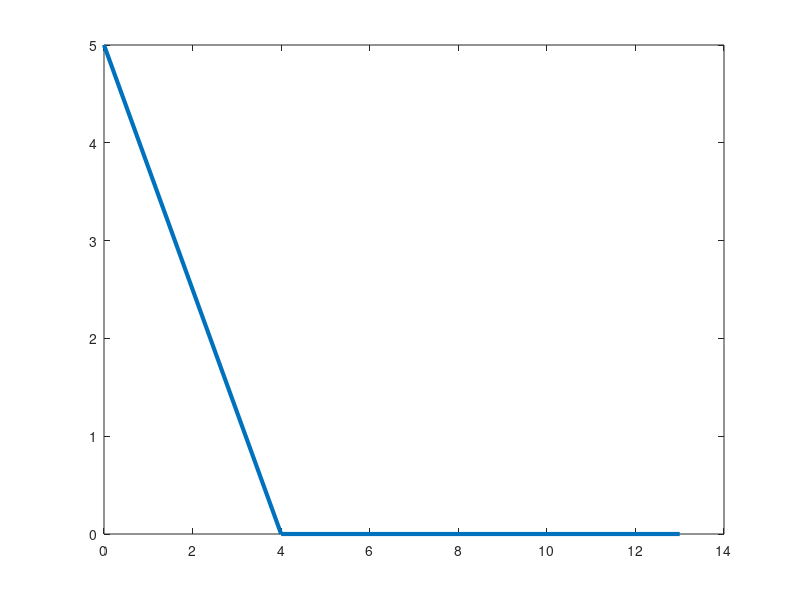

Here is the MATLAB script that generated this plot: (Note: this script raises an error after producing the figure.)
%% Optimizing a bird's flight path
% Toby Driscoll, November 2012

%%
% (Chebfun example calc/ForTheBirds.m)
%
% [Tags: #optimisation, #birds]
%%
LW = 'LineWidth'; MS = 'MarkerSize'; format short
close all

%%
% This discussion is based on problem 75 from section 3.7 of [1].

%% The premise
% Suppose a bird is on an island 5 km away from the shore of a large lake.
% She wants to return to her nest, which is another 13 km away along the
% shoreline. However, it's more difficult to fly over water than over land,
% so the path of least energy may not be the most direct one. Instead, she
% may be better off flying to a point that is x km along the shore line,
% then traveling the remaining 13-x km over land.

%%
island = [0,5];  nest = [13,0];    % coordinates of start/end
landfall = [4,0];                  % example with x=4
path = [island;landfall;nest];
plot(path(:,1),path(:,2),LW,3)
text(island(1),island(2),'island','ver','bot','hor','c')
text(nest(1),nest(2),'nest','ver','bot','hor','l')
hold on, plot([island(1);0],[island(2);0],'k--',LW,2)
plot([0;landfall(1)],[0;landfall(2)],'r--',LW,2)
axis([-2 15 -2 7]), axis equal
text(-1,island(2)/2,'5'), text(2,-1,'x'), text(8,-1,'13-x')


%% Finding the optimal path
% We know that the landfall spot x is between 0 and 13, so we will define a
% chebfun for it over that range.
x = chebfun('x',[0 13]);

%%
% As a function of the landfall point, the length of the path over water is
water_length = sqrt(x.^2+25);

%%
% and over land, it's
land_length = 13-x;

%%
% Let's say it takes 40% more energy per km to fly over water than over
% land. If we normalize so that the energy to fly over land is 1 energy
% unit per km, then the total energy is
total_energy = 1*land_length + 1.4*water_length;

%%
% (If we had not chosen to normalize the energy, then the total energy
% would be proportional to this quantity, which is irrelevant to
% minimization.)

%%
clf, plot(total_energy,LW,2), grid on
xlabel('landfall point x'), ylabel('total energy of flight')

%%
% As you can see from the curve, there is a unique value of x that
% minimizes the total energy.
[energy_optimal,x_optimal] = min(total_energy)

%%
% Of course, that minimum point occurs at the single place where the
% derivative of the total energy is zero.
find( diff(total_energy)==0 )

%% Exploring the assumptions
% The "40% more energy" assumption for water flying is a guess at best. How
% does the optimal point vary as a function of the water-to-land ratio?
% Let's explore it over a range from 1 (same energy for both) to 2 (twice
% as much energy over water).

%%
% Each value of the W-to-L ratio will give a different optimal landfall
% point x. We will produce this value by mimicking the optimization step
% above. For example,
WL_ratio = 1.05;
total_energy = land_length + WL_ratio*water_length;
[energy_optimal,x_optimal] = min(total_energy)

%%
% Notice that the optimal strategy in this case is for the bird to fly
% directly to the nest, because the penalty for going over water is quite
% small. Mathematically, the minimum does not occur at a zero in the
% derivative, but at an endpoint of the interval.
clf, subplot(1,2,1), plot(total_energy,LW,2), grid on
xlabel('x'), ylabel('total energy')
subplot(1,2,2), plot(diff(total_energy),LW,2), grid on
xlabel('x'), ylabel('derivative')

%%
% At the other extreme, you would expect that if flying over water is very
% difficult, the best strategy is to go directly to land. However, this is
% never exactly the case:
WL_ratio = 5;
total_energy = land_length + WL_ratio*water_length;
[energy_optimal,x_optimal] = min(total_energy)

%%
WL_ratio = 50;
total_energy = land_length + WL_ratio*water_length;
[energy_optimal,x_optimal] = min(total_energy)


%% Function function
% Rather than just exploring the behavior for individual water-to-land
% ratios, we can construct a new chebfun that captures the entire
% relationship. First, we encode the fact that the total energy function is
% dependent on the W-L ratio:
total_energy_function = @(WL) land_length + WL*water_length;

%%
% It's a little tricky, but the output of that function of the WL parameter
% is a chebfun in the landfall variable x. (Remember, functions can map
% anything to anything, not just numbers to numbers.) The optimal location,
% which depends on WL, is still found as a critical point of the total
% energy. (It's slightly easier to work with the derivative of the energy
% than to extract the second output of the MIN function.)
optimal_landfall_function = @(WL) find( diff(total_energy_function(WL))==0 );

%%
% The output of this function is now a number for each given value of WL.
% Our original result is simply
optimal_landfall_function(1.4)

%%
% So, now we construct a chebfun to capture the dependence on WL. (The
% 'vectorize' argument tells chebfun that our function expects only one
% value of WL at a time.)
optimal_landfall = chebfun( optimal_landfall_function, [1.1 5], 'vectorize');
clf, plot(optimal_landfall,LW,2), grid on
xlabel('water-to-land energy ratio'), ylabel('optimal landfall position')

%%
% In practice, it's easy to observe the behavior of birds but very
% difficult to estimate the true value of WL. We can turn the problem
% around. It's reasonable to assume that evolution has honed the instinct
% of our bird to behave optimally. So if, for example, we observed that
% x=4.5 was chosen on average, then we might conclude that the actual
% water-to-land energy ratio is
find( optimal_landfall==4.5 )

%%
% References:
%
% [1] J. Stewart, Calculus, 7th edition. Brooks/Cole, 2012. 
